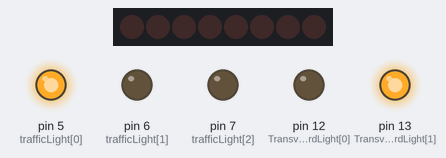
This sketch was run on a simulated Arduino Uno, built with avr-gcc and run on an emulated ATmega328P. Shown: 8 shift-register outputs drawn as a row of LEDs (first output left, lit = HIGH), output pins drawn as LEDs (lit = HIGH). Pins used as bus, display or sensor lines are not drawn.

Above: at 2.5 s.
At 7.5 s:
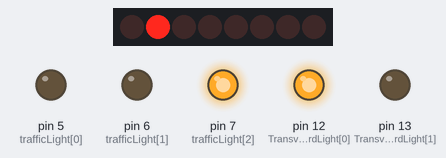
At 8.5 s:
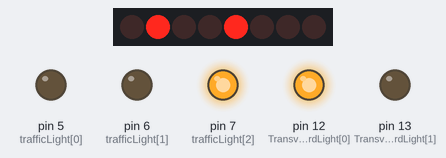
At 9.5 s:
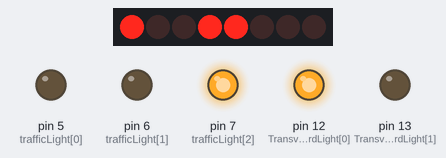
At 10.5 s:
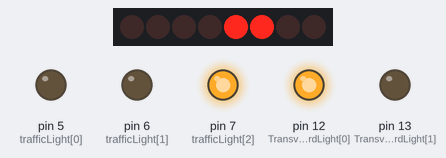
At 13.5 s:
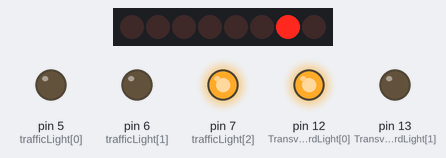
Timing chart, 0 to 18.2 s (numbered marks = the images above):
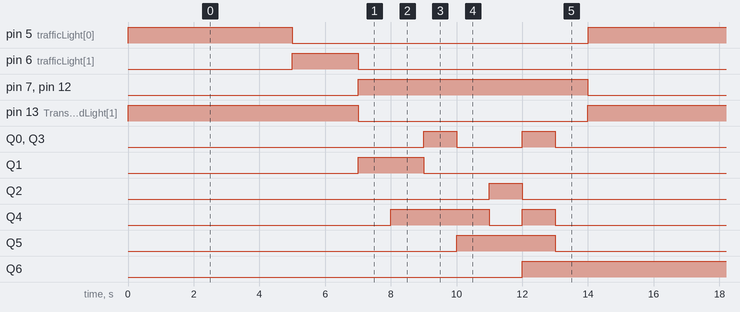

The sketch:

AR0818_crosswalk.ino
```cpp
byte data[]={
0B01000000, //0
0B01111001, //1
0B00100100, //2
0B00110000, //3
0B00011001, //4,
0B00010010, //5
0B00000010, //6
0B01111000, //7
0B00000000, //8
0B00010000  //9
};

const byte latchPin = 10; //ST_CP Pin
const byte clockPin = 11; //SH_CP Pin
const byte dataPin = 9; //DS Pin
const byte SegPower = 8;
const byte TransversboardLight[2] = {12,13};
int cnt = 6;
boolean state = false;

const byte trafficLight[3] = {5,6,7};
const byte lightTime[3] = {5,2,7};
unsigned long timeVal = 0;
unsigned long timeSeg = 0;
int indexVal = 0;


void setup()
{
  pinMode(latchPin, OUTPUT);
  pinMode(clockPin, OUTPUT);
  pinMode(dataPin, OUTPUT);
  pinMode(SegPower, OUTPUT);

  pinMode(TransversboardLight[0], OUTPUT);
  pinMode(TransversboardLight[1], OUTPUT);

  for(int i=0;i<3;i++){
    pinMode(trafficLight[i], OUTPUT);
  }
  digitalWrite(trafficLight[indexVal], HIGH);
  digitalWrite(TransversboardLight[1], HIGH);
}

void loop()
{
  if(millis()-timeVal>=lightTime[indexVal]*1000){
    digitalWrite(trafficLight[indexVal], LOW);
    indexVal++;
    if(indexVal==3)indexVal=0;
    digitalWrite(trafficLight[indexVal], HIGH);
    timeVal=millis();

    if(indexVal==2){
      state=true;
      timeSeg=millis();
      digitalWrite(TransversboardLight[1], LOW);
      digitalWrite(TransversboardLight[0], HIGH);

      digitalWrite(SegPower, HIGH);
      digitalWrite(latchPin, LOW);
      shiftOut(dataPin, clockPin, MSBFIRST, data[cnt]);
      digitalWrite(latchPin, HIGH);
    }
  }
  if(state==true){
    if(cnt>0 && millis()-timeSeg>=1000){
      cnt--;
      digitalWrite(latchPin, LOW);
      shiftOut(dataPin, clockPin, MSBFIRST, data[cnt]);
      digitalWrite(latchPin, HIGH);
      timeSeg=millis();
    }
    if(cnt==0 && millis()-timeSeg>=1000){
      cnt=6;
      state = false;
      digitalWrite(SegPower, LOW);
      digitalWrite(TransversboardLight[0], LOW);
      digitalWrite(TransversboardLight[1], HIGH);
    }
  }
}
```

Measured:
- by itself, pin 5 (trafficLight[0]): alternates HIGH for 5.0 s and LOW for 9.0 s
- by itself, pin 6 (trafficLight[1]), Q1: alternates HIGH for 2.0 s and LOW for 12.0 s
- by itself, pin 7 (trafficLight[2]), pin 12 (TransversboardLight[0]), pin 13 (TransversboardLight[1]): alternates HIGH for 7.0 s and LOW for 7.0 s
- by itself, Q0, Q3: repeats every 14.0 s: LOW 2.0 s, HIGH 1.0 s, LOW 10.0 s, HIGH 1.0 s
- by itself, Q2: alternates HIGH for 1.0 s and LOW for 13.0 s
- by itself, Q4: repeats every 14.0 s: LOW 1.0 s, HIGH 1.0 s, LOW 9.0 s, HIGH 3.0 s
- by itself, Q5: alternates HIGH for 3.0 s and LOW for 11.0 s
- by itself, Q6: alternates HIGH for 9.0 s and LOW for 5.0 s
